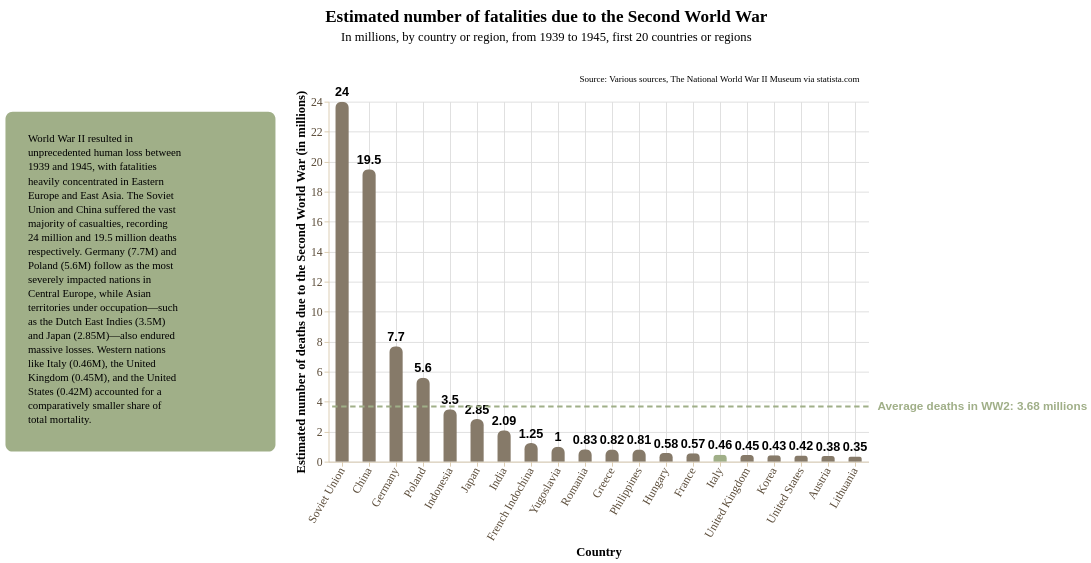

This figure's notebook cell:
### Markdown cell above
Data story with **bar chart**

### Code cell
story = (
    pn.Story(
    #Builing the Story class object
        data = ww2_death,
        width = 600,
        height = 400,
        template = militaryTemplate #Using militaryTemplate
    )

    #Method invocation
    #Bar chart
    .mark_bar(
        cornerRadiusEnd = 7,
        size = 15
    )

    #Data encoding
    .encode(
        x = alt.X(
            "country:N",
            title = "Country", 
            axis = alt.Axis(
                grid = True,
                labelAngle = -60
            ),
            sort = "-y" #Sorting the data in a descending order
        ),
        y = alt.Y(
            "death:Q",
            title = "Estimated number of deaths due to the Second World War (in millions)",
            axis = alt.Axis(
                grid = True
            ),
        ),
    )
    
    #Data source
    .add_source(
        text = "Source: Various sources, The National World War II Museum via statista.com",
        position = "top",
        align = "right"
    )
    
    #Title and subtitle
    .add_title(
        title = "Estimated number of fatalities due to the Second World War",
        subtitle = "In millions, by country or region, from 1939 to 1945, first 20 countries or regions",
        align = "center"
    )

    #Context area (on the left)
    .add_context(
        text = "World War II resulted in unprecedented human loss between 1939 and 1945, with fatalities heavily concentrated in Eastern Europe and East Asia. The Soviet Union and China suffered the vast majority of casualties, recording 24 million and 19.5 million deaths respectively. Germany (7.7M) and Poland (5.6M) follow as the most severely impacted nations in Central Europe, while Asian territories under occupation—such as the Dutch East Indies (3.5M) and Japan (2.85M)—also endured massive losses. Western nations like Italy (0.46M), the United Kingdom (0.45M), and the United States (0.42M) accounted for a comparatively smaller share of total mortality.",
        position = "left",
    )

    #Highlighting line (mean)
    .add_line(
        orientation = "horizontal",
        value = ww2_death["death"],
        math = "mean",
        label_text = "Average deaths in WW2: 3.68 millions",
        label_font_size = 13,
        color = "rgb(160, 175, 136)",
        label_font_weight = "bold"
    )

    .add_highlight("Italy")

    .add_labels_chart(
        values = "death:Q",
        font_weight = "bold",
        font_size = 14,
        dy = -10
    )

    .render()
)

story

### Figure 1 — Vega-Lite specification as saved in the notebook (floating-point values rounded to 4 significant figures)
{"config": {"view": {"continuousWidth": 300, "continuousHeight": 300, "strokeWidth": 0}, "axis": {"domainColor": "#d8c9ad", "grid": false, "labelColor": "#594a37", "labelFont": "Merriweather", "labelFontSize": 13, "tickColor": "#d8c9ad", "titleColor": "#000000", "titleFont": "Merriweather", "titleFontSize": 14}, "axisX": {"labelAngle": 0, "labelExpr": "length(datum.label) > 12 ? replace(datum.label, /\\s+/, '\\n') : datum.label", "labelLineHeight": 14}, "bar": {"color": "rgb(134, 122, 105)"}, "legend": {"labelColor": "#594a37", "labelFont": "Merriweather", "labelFontSize": 12, "titleColor": "#000000", "titleFont": "Merriweather", "titleFontSize": 12}, "line": {"color": "rgb(134, 122, 105)"}, "mark": {"strokeWidth": 2.5}, "point": {"color": "#000000", "filled": true, "size": 75}, "range": {"category": ["rgb(134, 122, 105)", "rgb(160, 175, 136)", "#348035", "#a46cc2", "#d96027"]}, "title": {"color": "#000000", "font": "Merriweather", "fontSize": 19}}, "vconcat": [{"layer": [{"mark": {"type": "text", "align": "center", "baseline": "top", "color": "#000000", "font": "Merriweather", "fontSize": 19, "fontWeight": "bold", "text": "Estimated number of fatalities due to the Second World War"}, "encoding": {"x": {"value": 450.0}, "y": {"value": 4}}}, {"mark": {"type": "text", "align": "center", "baseline": "top", "color": "#000000", "font": "Merriweather", "fontSize": 14, "text": "In millions, by country or region, from 1939 to 1945, first 20 countries or regions"}, "encoding": {"x": {"value": 450.0}, "y": {"value": 30}}}], "data": {"name": "data-6fad5c34291b82fc9632cbce143d677a"}, "height": 58, "width": 900.0}, {"hconcat": [{"layer": [{"mark": {"type": "rect", "color": "rgb(160, 175, 136)", "cornerRadius": 8.0, "opacity": 1.0, "stroke": "rgba(0, 0, 0, 0)", "strokeWidth": 2.0}, "encoding": {"x": {"value": 0}, "x2": {"value": 300.0}, "y": {"value": 11.2}, "y2": {"value": 388.8}}}, {"mark": {"type": "text", "align": "left", "baseline": "top", "color": "rgb(0, 0, 0)", "font": "Merriweather", "fontSize": 12, "fontStyle": "normal", "fontWeight": "normal", "lineBreak": "\n", "lineHeight": 15.6, "text": "World War II resulted in\nunprecedented human loss between\n1939 and 1945, with fatalities\nheavily concentrated in Eastern\nEurope and East Asia. The Soviet\nUnion and China suffered the vast\nmajority of casualties, recording\n24 million and 19.5 million deaths\nrespectively. Germany (7.7M) and\nPoland (5.6M) follow as the most\nseverely impacted nations in\nCentral Europe, while Asian\nterritories under occupation—such\nas the Dutch East Indies (3.5M)\nand Japan (2.85M)—also endured\nmassive losses. Western nations\nlike Italy (0.46M), the United\nKingdom (0.45M), and the United\nStates (0.42M) accounted for a\ncomparatively smaller share of\ntotal mortality."}, "encoding": {"x": {"value": 25}, "y": {"value": 36.2}}}], "data": {"name": "data-6fad5c34291b82fc9632cbce143d677a"}, "height": 377.6, "width": 300.0}, {"layer": [{"mark": {"type": "bar", "cornerRadiusEnd": 7, "size": 15}, "encoding": {"color": {"condition": {"test": "(datum['country'] === 'Italy')", "value": "rgb(160, 175, 136)"}, "value": "rgb(134, 122, 105)"}, "x": {"axis": {"grid": true, "labelAngle": -60}, "field": "country", "sort": "-y", "title": "Country", "type": "nominal"}, "y": {"axis": {"grid": true}, "field": "death", "title": "Estimated number of deaths due to the Second World War (in millions)", "type": "quantitative"}}}, {"mark": {"type": "text", "align": "center", "angle": 0, "color": "rgb(0, 0, 0)", "dx": 0, "dy": -10, "fontSize": 14, "fontWeight": "bold", "lineBreak": "\n"}, "encoding": {"text": {"field": "death", "type": "quantitative"}, "x": {"axis": {"grid": true, "labelAngle": -60}, "field": "country", "sort": "-y", "title": "Country", "type": "nominal"}, "y": {"axis": {"grid": true}, "field": "death", "title": "Estimated number of deaths due to the Second World War (in millions)", "type": "quantitative"}}}, {"data": {"name": "data-6fad5c34291b82fc9632cbce143d677a"}, "mark": {"type": "text", "align": "right", "baseline": "bottom", "color": "rgb(0, 0, 0)", "font": "Merriweather", "fontSize": 10, "lineBreak": "\n", "text": "Source: Various sources, The National World War II Museum via statista.com"}, "encoding": {"x": {"value": 590}, "y": {"value": -20}}}, {"layer": [{"data": {"name": "data-1bf28dd0ce705f3911875b343371f3e5"}, "mark": {"type": "rule", "color": "rgb(160, 175, 136)", "strokeDash": [6, 4], "strokeWidth": 2}, "encoding": {"y": {"field": "y", "type": "quantitative"}}}, {"data": {"name": "data-d9b7f19d90069ba4b87e106a5481daa5"}, "mark": {"type": "text", "align": "left", "color": "rgb(160, 175, 136)", "dx": 0, "dy": 0, "fontSize": 13, "fontStyle": "normal", "fontWeight": "bold"}, "encoding": {"text": {"value": "Average deaths in WW2: 3.68 millions"}, "x": {"value": 610}, "y": {"field": "y", "type": "quantitative"}}}]}], "data": {"name": "data-4729fe9a192cea9d0ea014e541cc79b6"}, "height": 400, "width": 600}]}], "center": true, "resolve": {"axis": {"x": "shared", "y": "shared"}}, "$schema": "https://vega.github.io/schema/vega-lite/v6.4.1.json", "datasets": {"data-6fad5c34291b82fc9632cbce143d677a": [{"_": 0}], "data-4729fe9a192cea9d0ea014e541cc79b6": [{"country": "Soviet Union", "death": 24.0}, {"country": "China", "death": 19.5}, {"country": "Germany", "death": 7.7}, {"country": "Poland", "death": 5.6}, {"country": "Indonesia", "death": 3.5}, {"country": "Japan", "death": 2.85}, {"country": "India", "death": 2.09}, {"country": "French Indochina", "death": 1.25}, {"country": "Yugoslavia", "death": 1.0}, {"country": "Romania", "death": 0.83}, {"country": "Greece", "death": 0.82}, {"country": "Philippines", "death": 0.81}, {"country": "Hungary", "death": 0.58}, {"country": "France", "death": 0.57}, {"country": "Italy", "death": 0.46}, {"country": "United Kingdom", "death": 0.45}, {"country": "Korea", "death": 0.43}, {"country": "United States", "death": 0.42}, {"country": "Austria", "death": 0.38}, {"country": "Lithuania", "death": 0.35}], "data-1bf28dd0ce705f3911875b343371f3e5": [{"y": 3.68}], "data-d9b7f19d90069ba4b87e106a5481daa5": [{"y": 3.68, "label_x": 0}]}}
